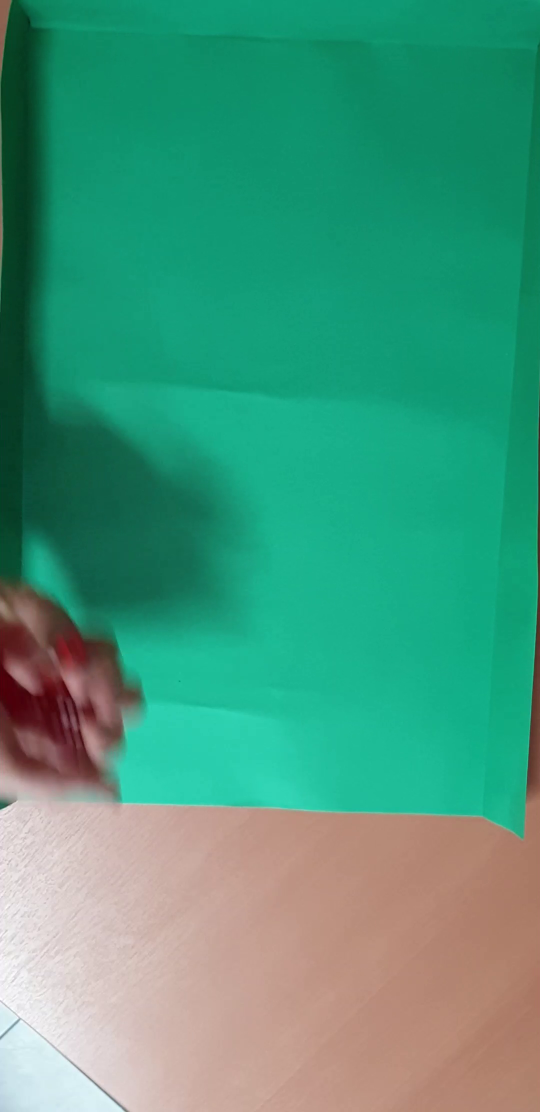
#> input picture frame 8 of tirada_4.mp4, 1080 x 2224 px (shown at 1/2 size)
$ python maindetectar5contornos.py
#> lines starting #> are read from the running program, lines starting #| are printed output that depends on the picture; after the words box and inside, x2 and y2 are one past the last pixel; in counts of white or black regions, pixels touching at a corner belong together
import cv2
import numpy as np
import matplotlib.pyplot as plt

def contour_centroid(contour):
    moments = cv2.moments(contour)
    if moments['m00'] != 0:
        cx = int(moments['m10'] / moments['m00'])
        cy = int(moments['m01'] / moments['m00'])
        return (cx, cy)
    return None

def compare_contours(framenumber, contours1, contours2, area_threshold=1000, centroid_threshold=30):
    centroids1 = [contour_centroid(cnt) for cnt in contours1]
    centroids2 = [contour_centroid(cnt) for cnt in contours2]

    if not centroids1 or not centroids2:
        return False

    diff_centroids = sum(np.linalg.norm(np.array(c1) - np.array(c2)) for c1, c2 in zip(centroids1, centroids2))
    area1 = sum(cv2.contourArea(cnt) for cnt in contours1)
    area2 = sum(cv2.contourArea(cnt) for cnt in contours2)

    if abs(area1 - area2) > area_threshold or diff_centroids > centroid_threshold:
        return False
    return True

def imshow(img, new_fig=True, title=None, color_img=False, blocking=False, colorbar=False, ticks=False):
    if new_fig:
        plt.figure()
    if color_img:
        plt.imshow(cv2.cvtColor(img, cv2.COLOR_BGR2RGB))
    else:
        plt.imshow(img, cmap='gray')
    plt.title(title)
    if not ticks:
        plt.xticks([]), plt.yticks([])
    if colorbar:
        plt.colorbar()
    if new_fig:
        plt.show(block=blocking)

def find_contour_frames(video_path, min_contours=5, movement_threshold=100, area_threshold=1000, quiet_frames_threshold=5, tolerance=2, min_area_for_dado=500):
#> called with video_path = 'tirada_4.mp4', min_contours = 5, movement_threshold = 3, area_threshold = 1000, quiet_frames_threshold = 5, tolerance = 2, min_area_for_dado = 500
    cap = cv2.VideoCapture(video_path)

    if not cap.isOpened():
        print("No se pudo abrir el video.")
        return None, None, None

    start_frame = None
    quiet_frame = None
    end_frame = None
    frame_number = 0
    prev_contours = None
    quiet_count = 0
    last_valid_frame = None
    valid_contours_in_a_row = 0
    visible_dados = []  # Guardar los contornos de los dados visibles

    while True:
        ret, frame = cap.read()
#> frame is the input picture: shape (2224, 1080, 3); mean B, G, R 124, 151.8, 71.6
        if not ret:
            break

        image_hsv = cv2.cvtColor(frame, cv2.COLOR_BGR2HSV)
#> image_hsv: shape (2224, 1080, 3); mean H, S, V 63.8, 174.1, 162.4

        lower_red_1 = np.array([0, 120, 70])
        upper_red_1 = np.array([10, 255, 255])
        lower_red_2 = np.array([170, 120, 70])
        upper_red_2 = np.array([180, 255, 255])

        mask1 = cv2.inRange(image_hsv, lower_red_1, upper_red_1)
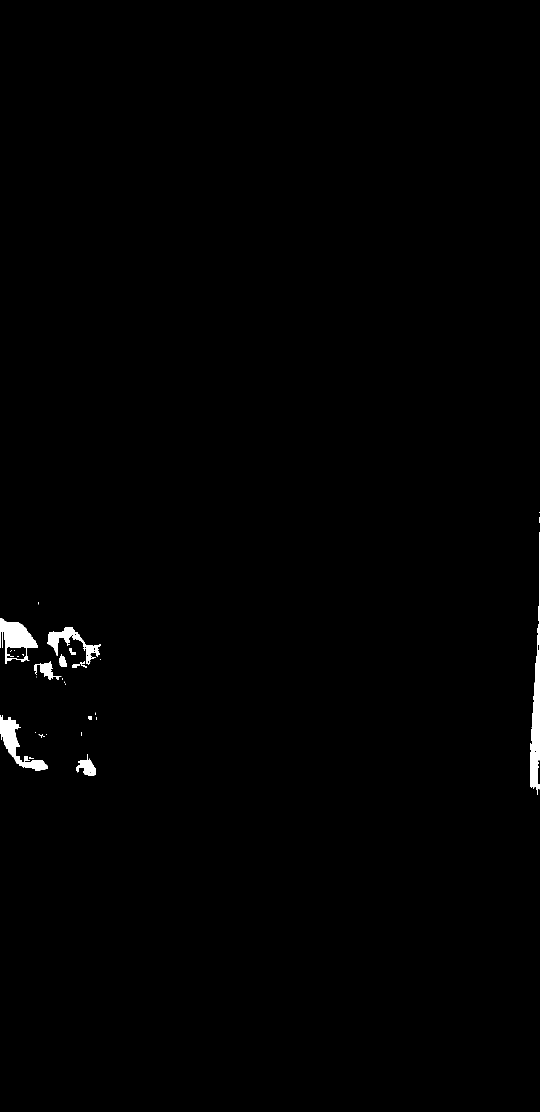
#> mask1: shape (2224, 1080) (shown at 1/2 size); 0.67% white; 32 white regions (19 under 20 px), largest, box (x1, y1, x2, y2) and area: (1060, 1064, 1080, 1590) 4620, (0, 1236, 76, 1328) 3402, (0, 1430, 96, 1542) 3136
        mask2 = cv2.inRange(image_hsv, lower_red_2, upper_red_2)
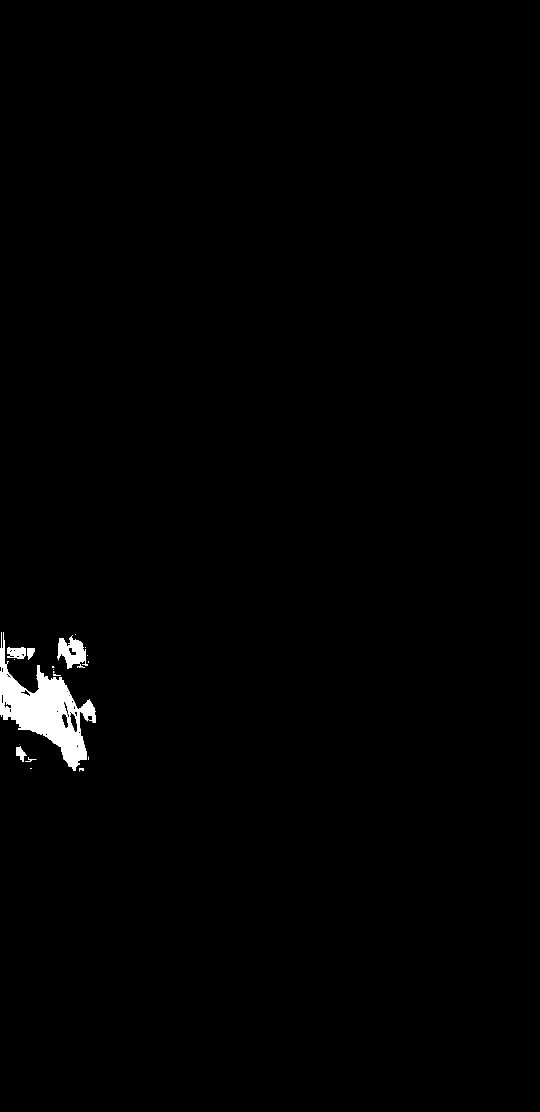
#> mask2: shape (2224, 1080) (shown at 1/2 size); 0.94% white; 20 white regions (12 under 20 px), largest, box (x1, y1, x2, y2) and area: (0, 1264, 192, 1542) 18749, (114, 1270, 176, 1338) 2361, (14, 1294, 52, 1318) 724

        red_mask = cv2.bitwise_or(mask1, mask2)
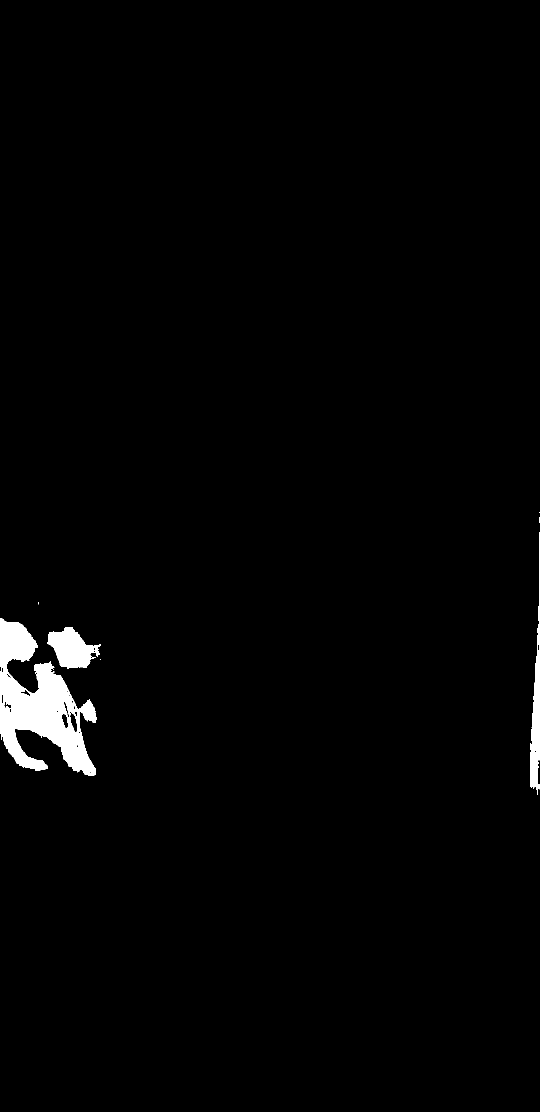
#> red_mask: shape (2224, 1080) (shown at 1/2 size); 1.6% white; 10 white regions (6 under 20 px)

        contours, _ = cv2.findContours(red_mask, cv2.RETR_EXTERNAL, cv2.CHAIN_APPROX_SIMPLE)
#> contours = 9 contours, 6 with area under 20; largest, box (x1, y1, x2, y2) and area: (0, 1236, 193, 1552) 29064, (94, 1254, 202, 1338) 5114, (1060, 1064, 1080, 1590) 4085
        contours = [cnt for cnt in contours if cv2.boundingRect(cnt)[2] > 60 and cv2.boundingRect(cnt)[3] > 40]
#> contours = 2 contours; box (x1, y1, x2, y2) and area: (0, 1236, 193, 1552) 29064, (94, 1254, 202, 1338) 5114

        num_contours = len(contours)
#> num_contours = 2

        if num_contours >= min_contours:
            if start_frame is None:
                start_frame = frame_number  # Primer frame con 5 contornos

            last_valid_frame = frame_number  # Actualizamos el último frame válido
            valid_contours_in_a_row += 1

            # Verificar si los contornos están quietos comparando con el frame anterior
            if prev_contours is not None and compare_contours(frame_number, prev_contours, contours, area_threshold, movement_threshold):
                quiet_count += 1
                if quiet_count >= quiet_frames_threshold and quiet_frame is None:
                    print(f"Frame {frame_number}: Hace {quiet_count} frames que los contornos están quietos.")
                    quiet_frame = frame_number  # Primer frame con dados quietos

            # Verificar si alguno de los contornos es más pequeño que el área mínima para un dado
            visible_dados.clear()
            for cnt in contours:
                area = cv2.contourArea(cnt)
                if area > min_area_for_dado:
                    visible_dados.append(cnt)

            if len(visible_dados) < min_contours:
                # Si no hay suficientes dados visibles, considera este el último frame válido
                end_frame = last_valid_frame

        else:
            # Si el número de contornos disminuye, comprobamos si es porque los dados fueron tapados
            if valid_contours_in_a_row > tolerance:
                end_frame = last_valid_frame  # El último frame válido es el último con 5 dados

            valid_contours_in_a_row = 0  # Reiniciar la secuencia de contornos válidos

        prev_contours = contours  # Actualizar contornos previos
#> prev_contours has the same summary as contours
        frame_number += 1
    if end_frame is None:
        end_frame = frame_number - 1  # Si no se encontró un último frame con 5 contornos, el último frame es el último del video

    cap.release()

    return start_frame, quiet_frame, end_frame

video_path = "tirada_4.mp4"
start, quiet, end = find_contour_frames(video_path, min_contours=5, movement_threshold=3, area_threshold=1000, quiet_frames_threshold=5, tolerance=2, min_area_for_dado=500)

if quiet is not None and end is not None:
    print(f"El primer frame con 5 dados quietos es: {quiet}")
    print(f"El último frame con 5 dados es: {end}")
else:
    print("No se encontraron 5 dados en el video.")

$ run again, starting later in the video
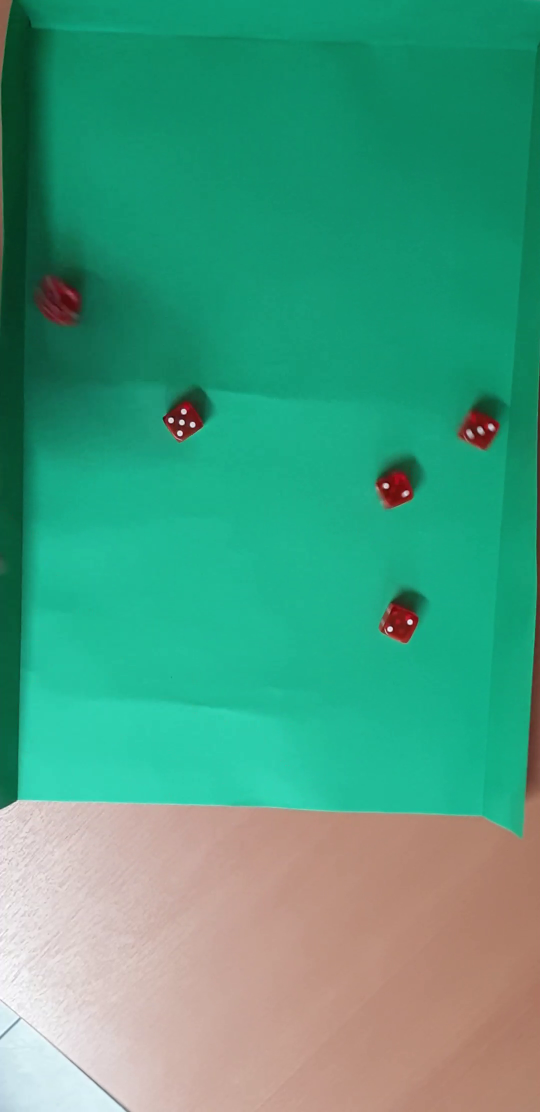
#> input picture frame 39 of tirada_4.mp4, 1080 x 2224 px (shown at 1/2 size)
#> in find_contour_frames, frame is the input picture: shape (2224, 1080, 3); mean B, G, R 128, 156.9, 71.1
#> image_hsv: shape (2224, 1080, 3); mean H, S, V 63.8, 175.2, 166.6
#> in find_contour_frames, `mask1 = cv2.inRange(image_hsv, lower_red_1, upper_red_1)`:
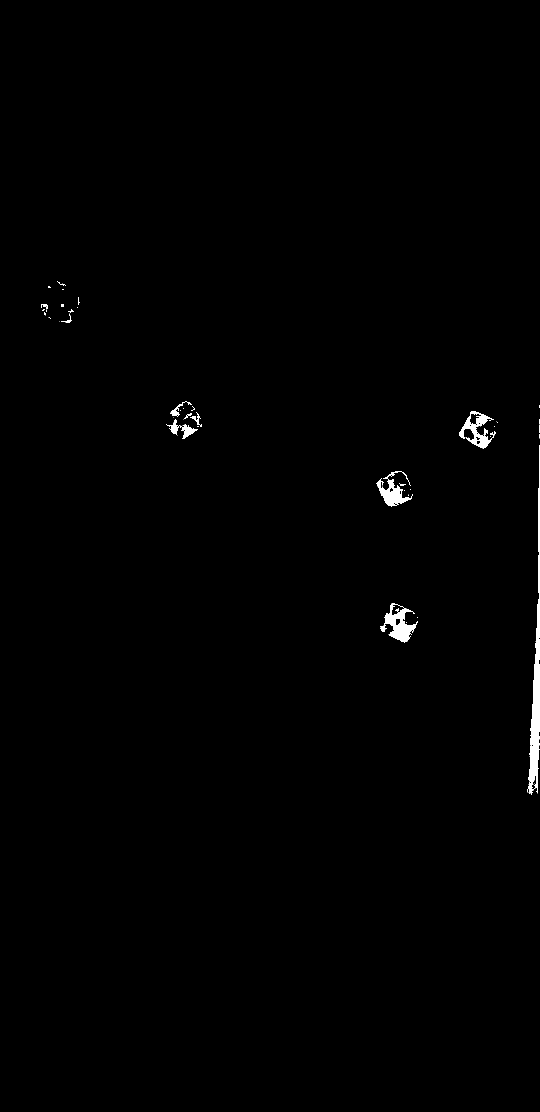
#> mask1: shape (2224, 1080) (shown at 1/2 size); 0.61% white; 54 white regions (36 under 20 px), largest, box (x1, y1, x2, y2) and area: (1054, 890, 1080, 1589) 5900, (760, 1206, 836, 1285) 2574, (918, 822, 992, 898) 2138
#> mask2: shape (2224, 1080); 0.35% white; 39 white regions (19 under 20 px), largest, box (x1, y1, x2, y2) and area: (86, 558, 160, 644) 3900, (346, 804, 404, 860) 1168, (762, 944, 824, 996) 1126
#> in find_contour_frames, `red_mask = cv2.bitwise_or(mask1, mask2)`:
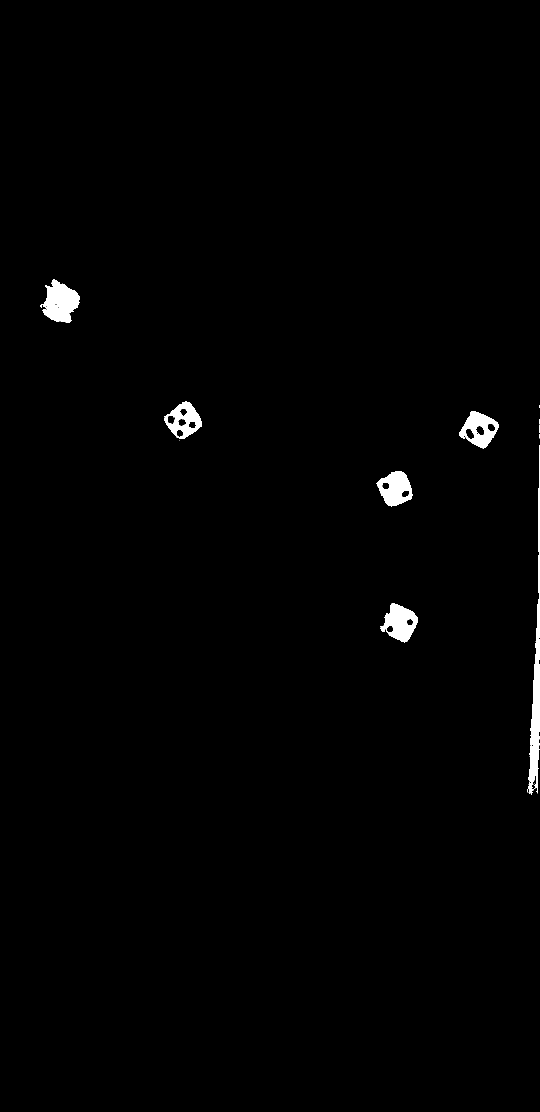
#> red_mask: shape (2224, 1080) (shown at 1/2 size); 0.96% white; 19 white regions (13 under 20 px)
#> in find_contour_frames, `contours, _ = cv2.findContours(red_mask, cv2.RETR_EXTERNAL, cv2.CHAIN_..`: contours = 16 contours, 10 with area under 20; largest, box (x1, y1, x2, y2) and area: (1054, 890, 1080, 1589) 5271, (80, 558, 160, 646) 4160, (918, 822, 998, 898) 3639, (760, 1206, 836, 1285) 3604, (328, 802, 404, 878) 3572, (752, 942, 826, 1014) 3470
#> in find_contour_frames, `contours = [cnt for cnt in contours if cv2.boundingRect(cnt)[2] > 60 a..`: contours = 5 contours; box (x1, y1, x2, y2) and area: (80, 558, 160, 646) 4160, (918, 822, 998, 898) 3639, (760, 1206, 836, 1285) 3604, (328, 802, 404, 878) 3572, (752, 942, 826, 1014) 3470
#> num_contours = 5
#> the loop in find_contour_frames, `for cnt in contours:` made 5 passes
#> area on passes 1 to 5: 3603.5, 3470.5, 3639, 3572.5, 4160
#> after the loop in find_contour_frames, `for cnt in contours:`: visible_dados has the same summary as contours
#> prev_contours has the same summary as contours

$ run again, starting later in the video
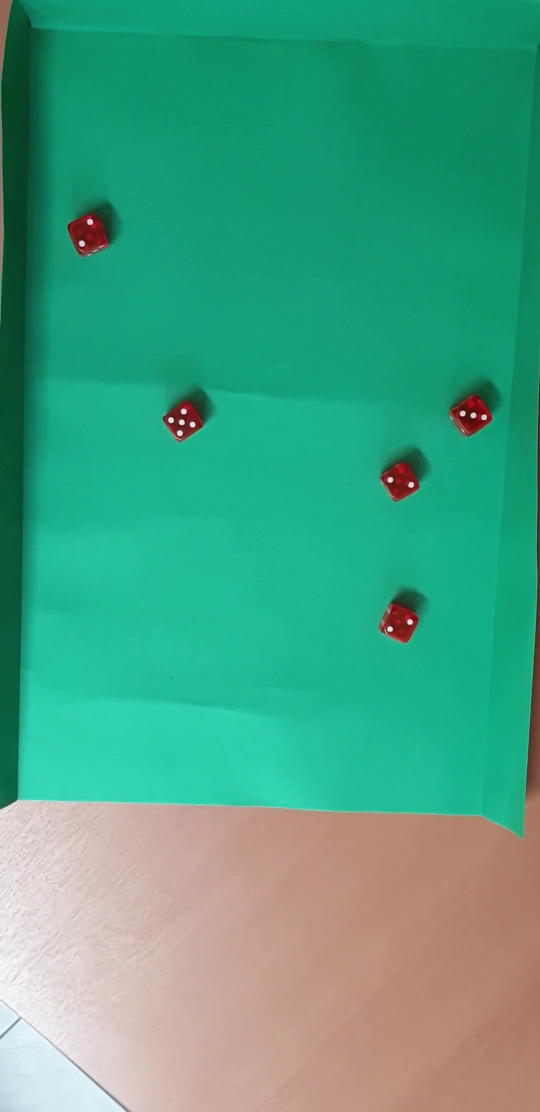
#> input picture frame 70 of tirada_4.mp4, 1080 x 2224 px (shown at 1/2 size)
#> in find_contour_frames, frame is the input picture: shape (2224, 1080, 3); mean B, G, R 131.3, 161.2, 71.9
#> image_hsv: shape (2224, 1080, 3); mean H, S, V 63.5, 175.8, 171.1
#> in find_contour_frames, `mask1 = cv2.inRange(image_hsv, lower_red_1, upper_red_1)`:
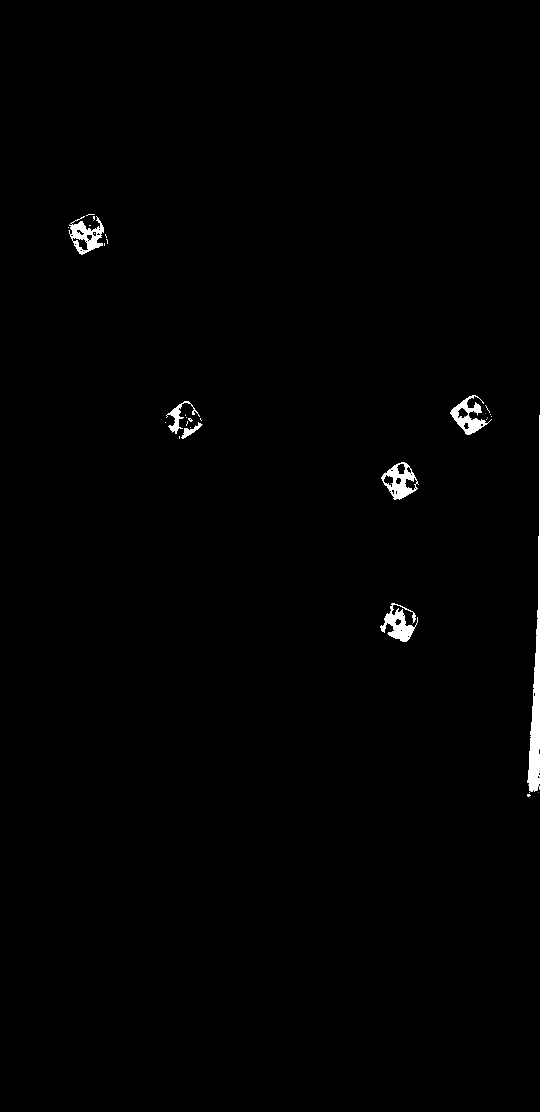
#> mask1: shape (2224, 1080) (shown at 1/2 size); 0.75% white; 48 white regions (34 under 20 px), largest, box (x1, y1, x2, y2) and area: (1056, 830, 1080, 1584) 6190, (760, 1206, 836, 1284) 2608, (762, 924, 838, 1000) 2579
#> mask2: shape (2224, 1080); 0.24% white; 61 white regions (34 under 20 px), largest, box (x1, y1, x2, y2) and area: (356, 806, 404, 866) 1127, (934, 792, 984, 846) 947, (140, 430, 200, 462) 696
#> in find_contour_frames, `red_mask = cv2.bitwise_or(mask1, mask2)`:
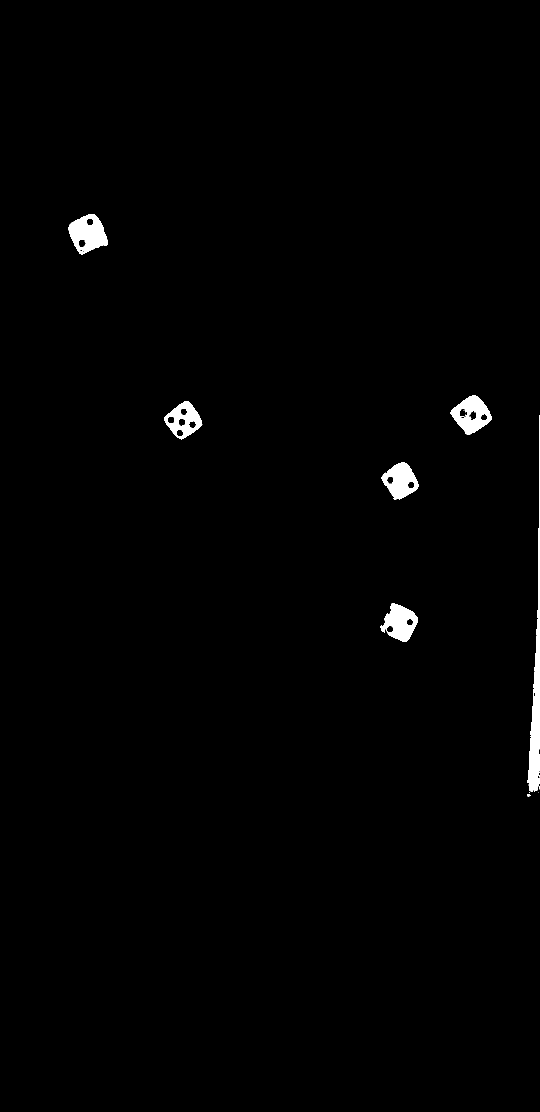
#> red_mask: shape (2224, 1080) (shown at 1/2 size); 0.99% white; 22 white regions (15 under 20 px)
#> in find_contour_frames, `contours, _ = cv2.findContours(red_mask, cv2.RETR_EXTERNAL, cv2.CHAIN_..`: contours = 19 contours, 13 with area under 20; largest, box (x1, y1, x2, y2) and area: (1056, 830, 1080, 1584) 5420, (136, 428, 216, 509) 4230, (900, 790, 984, 870) 3988, (760, 1206, 836, 1284) 3588, (328, 802, 405, 879) 3586, (762, 924, 838, 1000) 3516
#> in find_contour_frames, `contours = [cnt for cnt in contours if cv2.boundingRect(cnt)[2] > 60 a..`: contours = 5 contours; box (x1, y1, x2, y2) and area: (136, 428, 216, 509) 4230, (900, 790, 984, 870) 3988, (760, 1206, 836, 1284) 3588, (328, 802, 405, 879) 3586, (762, 924, 838, 1000) 3516
#> num_contours = 5
#> the loop in find_contour_frames, `for cnt in contours:` made 5 passes
#> area on passes 1 to 5: 3587.5, 3516.5, 3585.5, 3988, 4229.5
#> after the loop in find_contour_frames, `for cnt in contours:`: visible_dados has the same summary as contours
#> prev_contours has the same summary as contours
